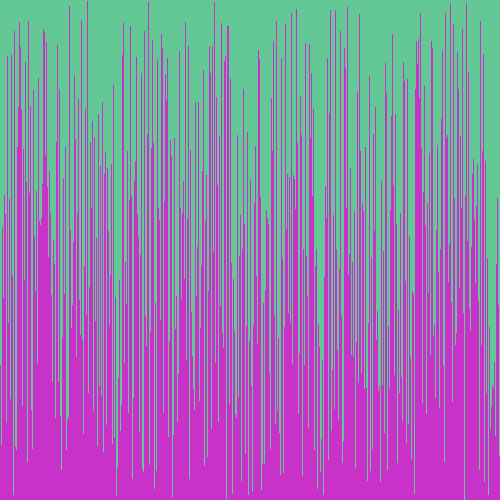
Frame 1 (no input)
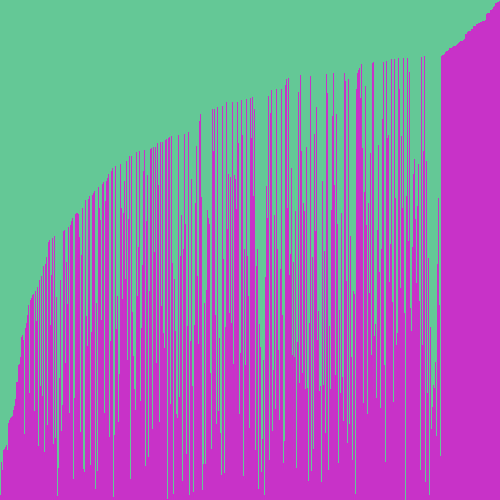
Frame 60 (the mouse pressed at the canvas centre just before this capture)
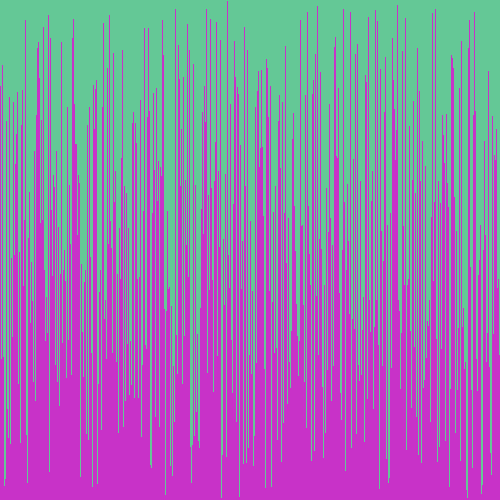
Frame 120 (the mouse held since frame 60 and released just before this capture)

The Processing sketch that drew these frames (run headless with seeded random() and noise(); from frame 60 on, the mouse is pressed at the canvas centre):

// Processing sketch: arraySorter
// ── arraySorter.pde
import java.util.Random;

//1. create an array of ints. don't initialize it yet.
int [] array;

void setup() {
  //2. set the size of your window
size(500,500);

  //3. initialize your array with the built in width variable
array=new int[width];
  
  //4. initialize the ints in the array with random numbers
  //   from 0 to the built in height variable
 
 
 for(int i =0; i < array.length; i++){
  Random r = new Random();

   array[i]= r.nextInt(height);
 }
  //5. call the noStroke() method
  noStroke();
}

void draw() {
  //6. set the background color with background(r, g, b);
background(100,200,150);

  //7. set the color for your graph
fill(200,50,200);

  //8. draw a rectangle for each int in your array.
  for(int i =0; i<array.length;i++){
  rect(i,height,1,-array[i]);
  }
  //   the x value will be the index of the int
  //   the y value will the height variable
  //   the width is 1
  //   the height is negative the value of the int at that element in the array


  //9. call the stepSort method
  stepSort(array);

  //10. extract the code that randomizes the array into a method.
 

  //11. call the method you made in step 10 when the mouse is pressed
if(mousePressed==true){
ran();
}
}
void ran (){
 for(int i =0; i < array.length; i++){
  Random r = new Random();
   array[i]= r.nextInt(height);
 }
}
void stepSort(int[] arr) {
  for (int i = 1; i < arr.length; i++) {
    if (arr[i - 1] > arr[i]) {
      int t = arr[i];
      arr[i] = arr[i - 1];
      arr[i - 1] = t;
    }
  }
}
